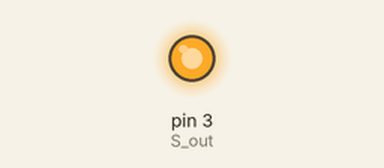
Bench run of a sketch on a simulated Arduino Uno, built with avr-gcc and run on an emulated ATmega328P. Parts: output pins drawn as LEDs (lit = HIGH).

Above: at 0.05 s.
At 25.6 s:
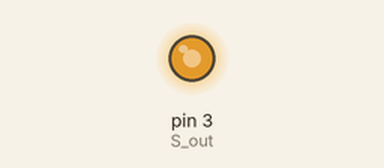
At 51.5 s:
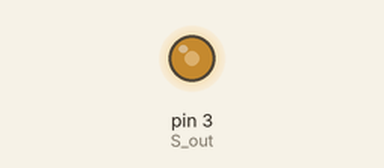
At 102.95 s:
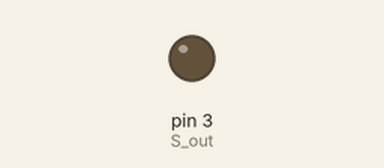
Timing chart, 0 to 130.0 s (numbered marks = the images above):
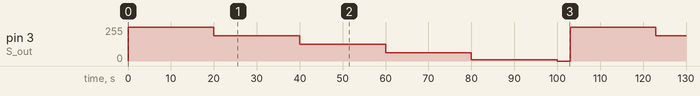

The sketch:

led_brightness_changing.ino
```cpp
uint8_t S_out=3;
void setup() {

pinMode(S_out,OUTPUT);
}
void loop() {
  analogWrite(S_out,254);
   delay(20000);
   analogWrite(S_out,191);
   delay(20000);
   analogWrite(S_out,127);
   delay(20000);
   analogWrite(S_out,63);
   delay(20000);
   analogWrite(S_out,10);
   delay(20000);
  analogWrite(S_out,0);
   delay(3000);
}
```

Measured:
- by itself, pin 3 (S_out): ramps from 254/255 to 0/255 and jumps back, once every 103 s
